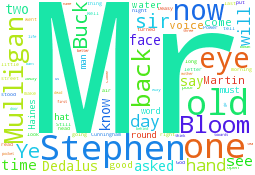
#> input picture Oswald.gif, 255 x 175 px
$ python wc_assignment.py
#> lines starting #> are read from the running program, lines starting #| are printed output that depends on the picture
from os import path
from PIL import Image
import numpy as np
import matplotlib.pyplot as plt

from wordcloud import WordCloud, STOPWORDS

oswald_mask = np.array(Image.open('Oswald.gif'))
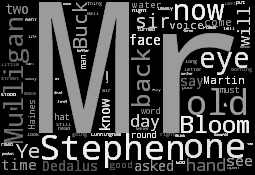
#> oswald_mask: shape (175, 255); min 0, max 244, mean 64.3

ss = set(STOPWORDS)
ss.add("said")
ss.add("are")
ss.add("Mr")
ss.add("is")
ss.add("you")
ss.add("with")
ss.add("by")
ss.add("A")
ss.add("I")
ss.add("him")
ss.add("he")
ss.add("What")
ss.add("and")
ss.add("your")
ss.add("in")
ss.add("the")
ss.add("said")
ss.add("?")
#> (the run stopped early here; a loop or call above may not have finished)
